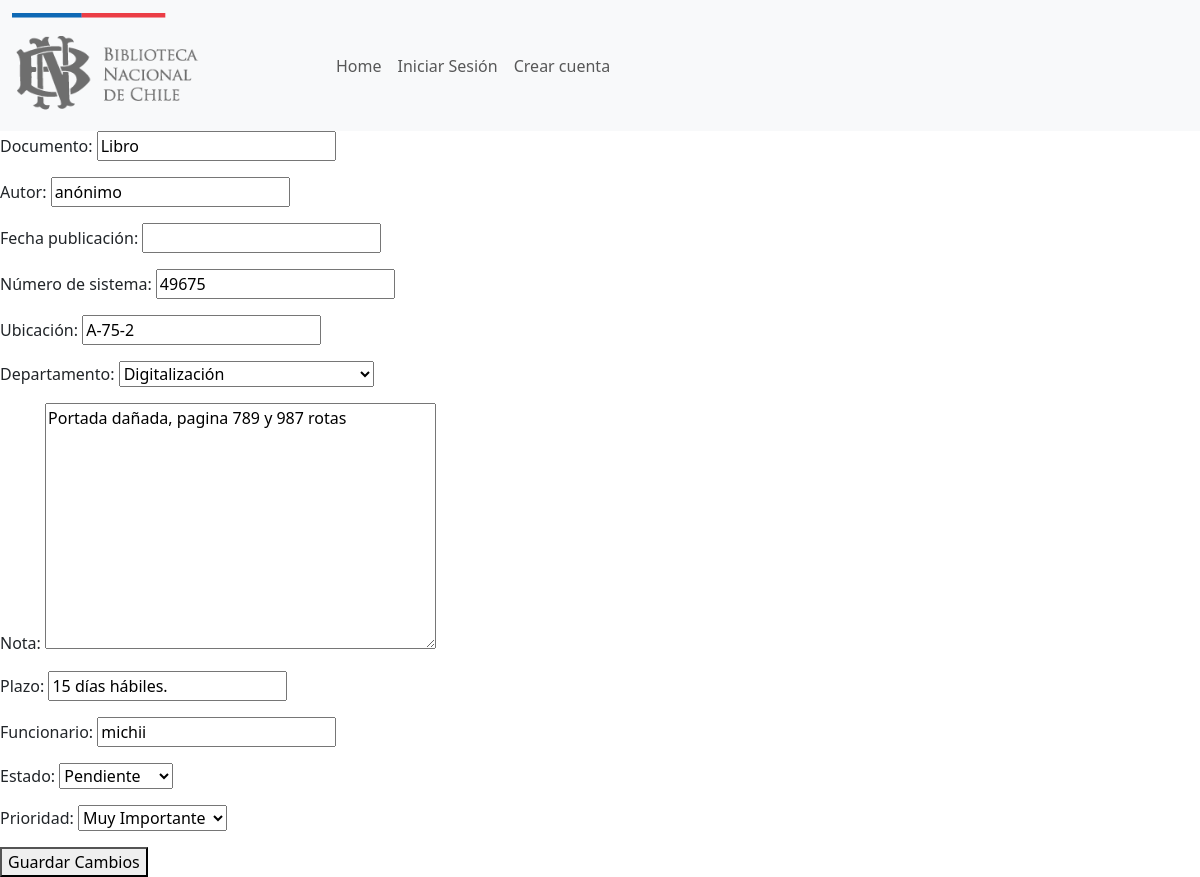
The page /editar_personales/29 on the database as committed earlier.
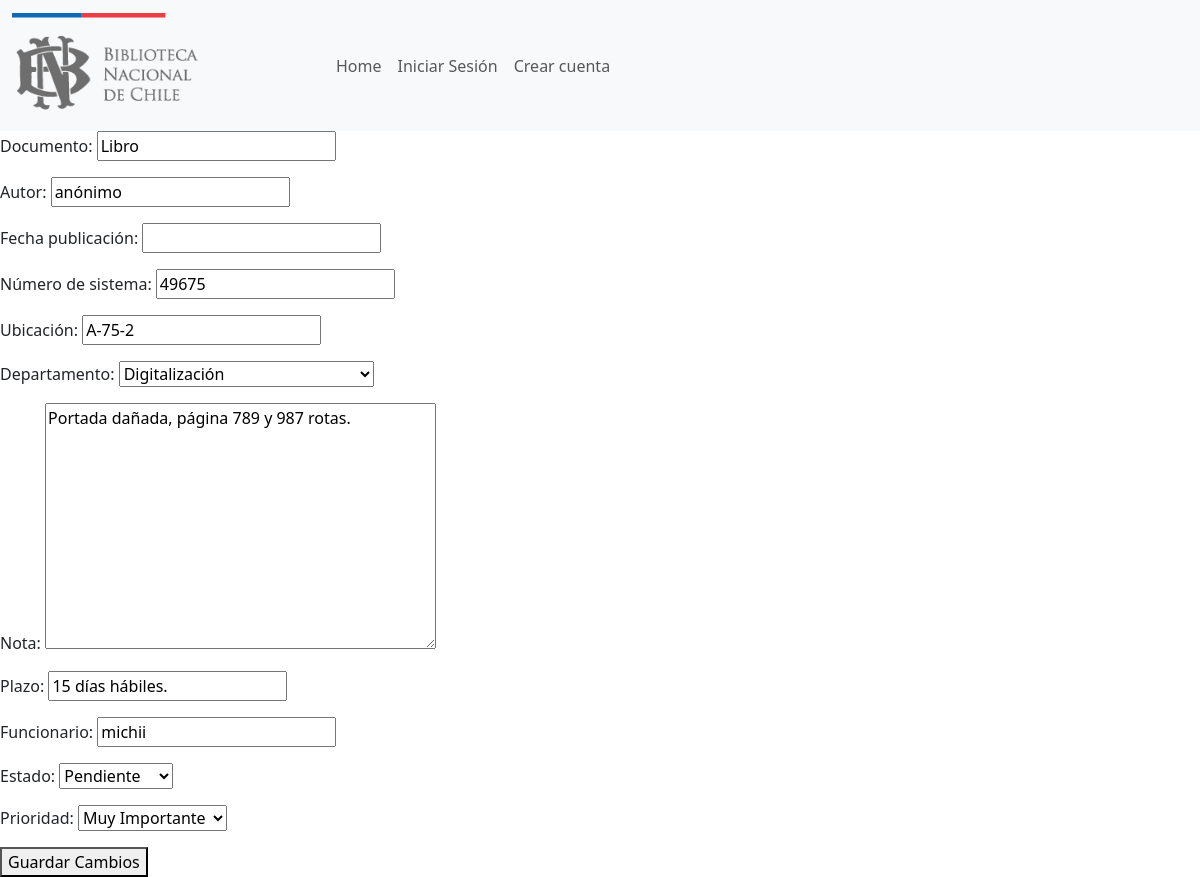
The same page on the database as committed later.
### Cuentas/models.py (models this page shows, shortened)
class Solicitudes(models.Model):
    ESTADOS = [
        ('Pendiente','Pendiente'),
        ('En proceso','En proceso'),
        ('Completada','Completada'),
        ('Rechazada','Rechazada')
    ]
    DEPARTAMENTOS = [
        ("placeholder","Seleccionar"),
        ("Extensión Cultural","Extensión Cultural"),
        ("Servicio de atención a usuarios","Servicio de atención a usuarios"),
        ("Conservación","Conservación"),
        ("Digitalización","Digitalización"),
        ("Depósito Legal","Depósito Legal"),
        ("Adquisiciones Bibliográficas","Adquisiciones Bibliográficas"),
        ("Depósito Legal Electrónico","Depósito Legal Electrónico"),
        ("Mapoteca","Mapoteca"),
        ("Láminas y estampas","Láminas y estampas"),
        ("Fotográfico y audiovisual","Fotográfico y audiovisual"),
        ("Periódicos","Periódicos"),
        ("Hemeroteca","Hemeroteca"),
        ("Fondo General","Fondo General"),
        ("Sección Chilena","Sección Chilena")
        ]
    Prioridad=[
        ("Muy Importante","Muy Importante"),
        ("Importante","Importante"),
        ("Poco Importante","Poco Importante")
    ]
    documento = models.CharField(max_length=100)
    autor = models.CharField(max_length=60,blank=True)
    fecha_publicación = models.CharField(max_length=20,blank=True)
    número_de_sistema = models.CharField(max_length=20,blank=True)
    ubicación = models.CharField(max_length=20,blank=True)
    departamento = models.CharField(max_length=60, choices=DEPARTAMENTOS,default="placeholder")
    nota = models.TextField(blank=True)
    fecha = models.DateTimeField(auto_now_add=True)
    plazo = models.CharField(max_length=20, blank=True)
    funcionario = models.CharField(max_length=60)
    estado = models.CharField(max_length=20, choices=ESTADOS, default='pendiente')
    prioridad= models.CharField(max_length=120, choices=Prioridad, default="Importante")
    class Meta:
        ordering = ['-fecha']  # Ordena por fecha de manera ascendente
        ordering = ['departamento']

### Cuentas/views.py (the view)
# urls.py: path("editar_personales/<int:lol>", views.editar_solicitud_personal, name="editar_solicitud_personal"),
def editar_solicitud_personal(request, lol):
    if request.method == "GET":
        soli_citud = get_object_or_404(Solicitudes, pk= lol)
        soli_form = solicitudesform(instance = soli_citud)
        return render(request, "editar_solicitudes_personal.html", {"mostrar":soli_citud, "formulario": soli_form})
    else:
        actualizada = get_object_or_404(Solicitudes, pk=lol)
        formulario_actualizado = solicitudesform(request.POST, instance=actualizada)
        formulario_actualizado.save()
        return redirect("filtrar_solicitudes_usuario")

### Cuentas/forms.py
class solicitudesform(forms.ModelForm):
    class Meta:
        model = Solicitudes
        fields = '__all__'

### Cuentas/templates/editar_solicitudes_personal.html (shortened to what this page needs)
{% extends "master.html" %}
{% block content %}
    <form method="post">
        {{formulario.as_p}}
        <button>
            Guardar Cambios
        </button>
    </form>
{% endblock %}

Rows that differ between the two databases and show on the page:
changed Solicitudes "Libro": nota "Portada dañada, pagina 789 y 987 rotas" → "Portada dañada, página 789 y 987 rotas."
